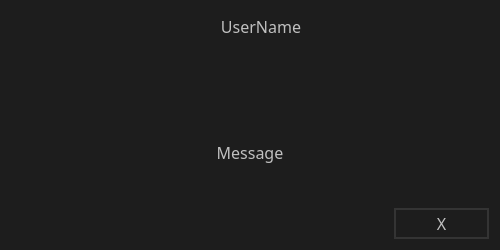
<?xml version="1.0" encoding="UTF-8"?>
<ui version="4.0">
 <class>NotifPopUp</class>
 <widget class="QMainWindow" name="NotifPopUp">
  <property name="geometry">
   <rect>
    <x>0</x>
    <y>0</y>
    <width>500</width>
    <height>250</height>
   </rect>
  </property>
  <property name="sizePolicy">
   <sizepolicy hsizetype="Fixed" vsizetype="Fixed">
    <horstretch>0</horstretch>
    <verstretch>0</verstretch>
   </sizepolicy>
  </property>
  <property name="minimumSize">
   <size>
    <width>500</width>
    <height>250</height>
   </size>
  </property>
  <property name="maximumSize">
   <size>
    <width>500</width>
    <height>250</height>
   </size>
  </property>
  <property name="windowTitle">
   <string>AuthMenu</string>
  </property>
  <property name="styleSheet">
   <string notr="true">background: rgb(29, 29, 29)</string>
  </property>
  <widget class="QWidget" name="centralWidget">
   <layout class="QGridLayout" name="gridLayout">
    <item row="4" column="0">
     <spacer name="horizontalSpacer">
      <property name="orientation">
       <enum>Qt::Horizontal</enum>
      </property>
      <property name="sizeHint" stdset="0">
       <size>
        <width>366</width>
        <height>20</height>
       </size>
      </property>
     </spacer>
    </item>
    <item row="4" column="3">
     <widget class="QPushButton" name="XButton">
      <property name="minimumSize">
       <size>
        <width>95</width>
        <height>31</height>
       </size>
      </property>
      <property name="font">
       <font>
        <family>Gadugi</family>
        <pointsize>12</pointsize>
       </font>
      </property>
      <property name="cursor">
       <cursorShape>PointingHandCursor</cursorShape>
      </property>
      <property name="styleSheet">
       <string notr="true">QPushButton{
color: silver;
border-width: 2px;
border-style: solid;
border-color: rgb(52, 52, 52);
padding: 4px;
}

QPushButton:pressed{
padding: 2px;
}

</string>
      </property>
      <property name="text">
       <string>X</string>
      </property>
     </widget>
    </item>
    <item row="0" column="0" rowspan="2" colspan="4">
     <widget class="QLabel" name="ContactName">
      <property name="minimumSize">
       <size>
        <width>500</width>
        <height>31</height>
       </size>
      </property>
      <property name="maximumSize">
       <size>
        <width>500</width>
        <height>16777215</height>
       </size>
      </property>
      <property name="font">
       <font>
        <family>Gadugi</family>
        <pointsize>12</pointsize>
       </font>
      </property>
      <property name="styleSheet">
       <string notr="true">color: silver;</string>
      </property>
      <property name="text">
       <string>UserName</string>
      </property>
      <property name="alignment">
       <set>Qt::AlignCenter</set>
      </property>
     </widget>
    </item>
    <item row="2" column="0">
     <spacer name="verticalSpacer">
      <property name="orientation">
       <enum>Qt::Vertical</enum>
      </property>
      <property name="sizeHint" stdset="0">
       <size>
        <width>20</width>
        <height>80</height>
       </size>
      </property>
     </spacer>
    </item>
    <item row="3" column="0" colspan="4">
     <widget class="QLabel" name="MessageText">
      <property name="minimumSize">
       <size>
        <width>400</width>
        <height>100</height>
       </size>
      </property>
      <property name="font">
       <font>
        <family>Gadugi</family>
        <pointsize>12</pointsize>
       </font>
      </property>
      <property name="styleSheet">
       <string notr="true">color: silver;</string>
      </property>
      <property name="text">
       <string>Message</string>
      </property>
      <property name="alignment">
       <set>Qt::AlignCenter</set>
      </property>
     </widget>
    </item>
   </layout>
  </widget>
 </widget>
 <layoutdefault spacing="6" margin="11"/>
 <resources/>
 <connections/>
</ui>
